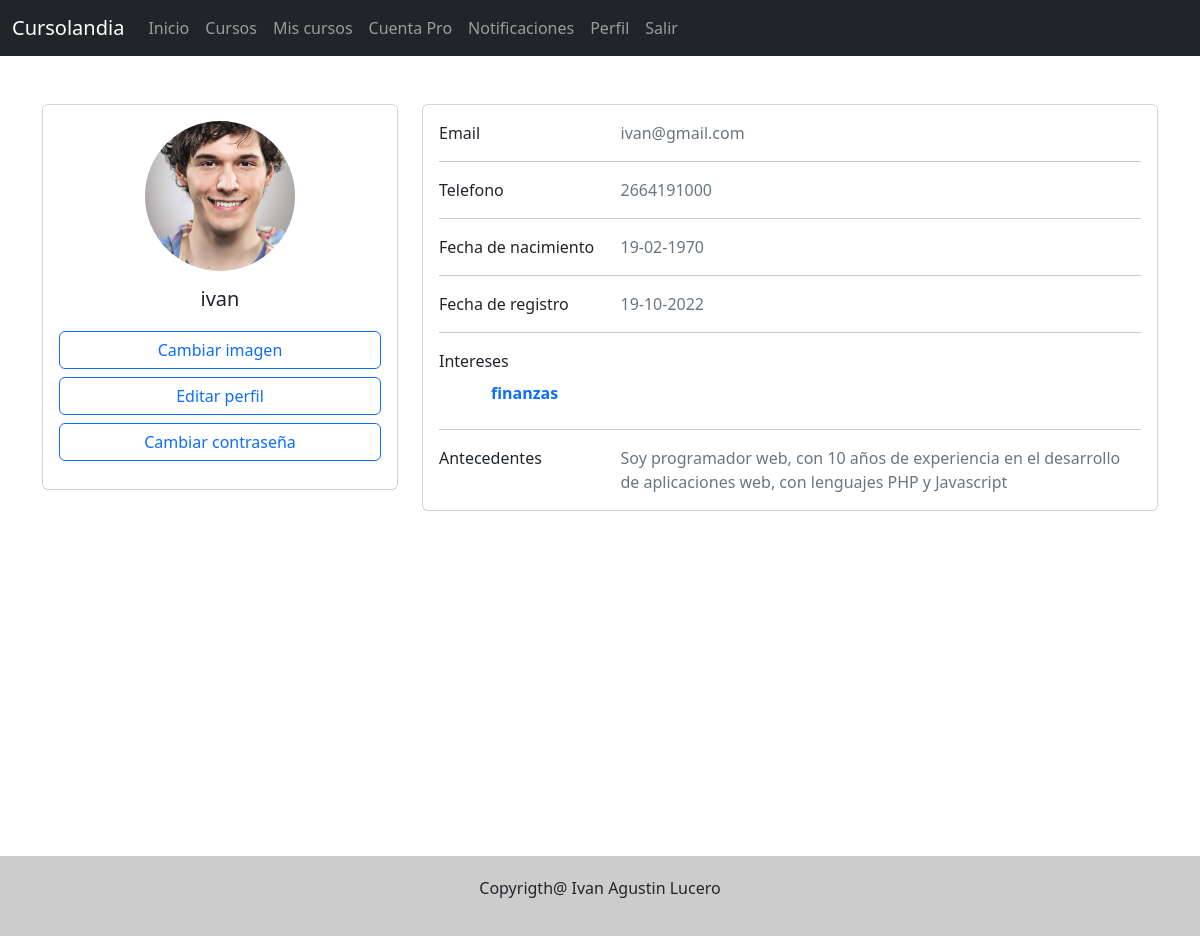
Page /perfil (signed in) on the committed database.
### tables this page shows
CREATE TABLE IF NOT EXISTS `usuarios` (
  `id` bigint(20) NOT NULL AUTO_INCREMENT,
  `nombre` varchar(45) NOT NULL,
  `contrasena` varchar(255) NOT NULL,
  `email` varchar(45) NOT NULL,
  `telefono` varchar(45) DEFAULT NULL,
  `fecha_nacimiento` varchar(45) DEFAULT NULL,
  `antecedentes` varchar(255) DEFAULT NULL,
  `imagen` varchar(45) DEFAULT NULL,
  `fecha_registro` datetime NOT NULL DEFAULT CURRENT_TIMESTAMP,
  `vencimiento_pro` date DEFAULT NULL,
  `roles_id` int(11) NOT NULL DEFAULT '1',
  PRIMARY KEY (`id`,`roles_id`),
  UNIQUE KEY `email_UNIQUE` (`email`),
  KEY `fk_usuarios_roles1_idx` (`roles_id`)
);

### libs/view.php (called while the page is built)
<?php
class View {
    function render($view) {
        require 'views/'.$view.".php";
    }
}
?>

### controllers/perfilController.php (called while the page is built, shortened)
<?php
class PerfilController extends Controller{
    function render()
    {
        $usuario = $this->model->getUser($_SESSION["id"]);
        $intereses = $this->model->getUserTags($_SESSION["id"]);
        $this->view->usuario = $usuario;
        $this->view->intereses = $intereses;
        $this->view->render('perfil/index');
    }
}
?>

### index.php (called while the page is built, shortened)
<?php
require_once 'libs/database.php';
require_once 'libs/view.php';
$app = new App();
?>

### libs/database.php (called while the page is built)
<?php
class Database {
    private $host;
    private $db;
    private $user;
    private $password;
    private $charset;
    function __construct()
    {
        $this->host = constant('HOST');
        $this->db = constant('DB');
        $this->user = constant('USER');
        $this->password = constant('PASSWORD');
        $this->charset = constant('CHARSET');
    }
    function connect()
    {
        try
        {
            $connection = "mysql:host=".$this->host.";dbname=".$this->db.";charset=".$this->charset;
            $pdo = new PDO($connection, $this->user, $this->password);
            return $pdo;
        }
        catch(PDOException $ex){
            print_r($ex->getMessage());
        }
    }
}
?>

### models/perfilModel.php (called while the page is built, shortened)
<?php
class PerfilModel extends Model {
    function getUser ($id)
    {
        $query = $this->db->connect()->prepare(
            "SELECT * FROM usuarios
            WHERE id = :id
        ");
        try
        {
            if($query->execute(["id" => $id]))
            {
                $item = $query->fetch();
                return ($item);
            }
        }
        catch(PDOException $ex)
        {
            return $ex->getMessage();
        }
    }
}

### views/perfil/index.php (the view, shortened to what this page needs)
<!DOCTYPE html>
<html lang="en">
<head>
</head>
<body>
    <?php require_once("views/header.php");?>
    <main class="vh-100">
        <div class="container py-5">
            <div class="row">
                <div class="col-lg-4">
                    <div class="card mb-4">
                        <div class="card-body text-center">
                            <img src="<?php if(!is_null($this->usuario["imagen"])) echo "uploads/imgs/" . $this->usuario["imagen"]; else echo "uploads/imgs/default.jpg" ?>" alt="avatar"
                            class="rounded-circle img-fluid" style="width: 150px; height: 150px; object-fit: cover; object-position: center;">
                            <h5 class="my-3"><?php echo $this->usuario["nombre"] ?></h5>
                            <div class="d-flex flex-column justify-content-center mb-2">
                                <a href="<?php echo constant("URL")."perfil/imagen" ?>" type="button" class="btn btn-outline-primary my-1">Cambiar imagen</a>
                                <a href="<?php echo constant("URL")."perfil/editar" ?>" type="button" class="btn btn-outline-primary my-1">Editar perfil</a>
                                <a href="<?php echo constant("URL")."perfil/contrasena" ?>" type="button" class="btn btn-outline-primary my-1">Cambiar contraseña</a>
                            </div>
                        </div>
                    </div>
                </div>
            <div class="col-lg-8">
                <div class="card mb-4">
                    <div class="card-body">
                        <div class="row">
                        <div class="col-sm-3">
                            <p class="mb-0">Email</p>
                        </div>
                        <div class="col-sm-9">
                            <p class="text-muted mb-0"><?php echo $this->usuario["email"] ?></p>
                        </div>
                        </div>
                        <hr>
                        <div class="row">
                        <div class="col-sm-3">
                            <p class="mb-0">Telefono</p>
                        </div>
                        <div class="col-sm-9">
                            <p class="text-muted mb-0"> <?php echo $this->usuario["telefono"] ?></p>
                        </div>
                        </div>
                        <hr>
                        <div class="row">
                        <div class="col-sm-3">
                            <p class="mb-0">Fecha de nacimiento</p>
                        </div>
                        <div class="col-sm-9">
                            <p class="text-muted mb-0"><?php echo date('d-m-Y', strtotime($this->usuario["fecha_nacimiento"])) ?></p>
                        </div>
                        </div>
                        <hr>
                        <div class="row">
                            <div class="col-sm-3">
                                <p class="mb-0">Fecha de registro</p>
                            </div>
                            <div class="col-sm-9">
                                <p class="text-muted mb-0"><?php echo date('d-m-Y', strtotime($this->usuario["fecha_registro"])) ?></p>
                            </div>
                        </div>
                        <hr>
                        <div class="row">
                            <div class="col-sm-3">
                                <p class="mb-0">Intereses</p>
                            </div>
                            <ul class="list-group list-group-flush px-5">
                                <?php foreach($this->intereses as $interes) { ?>
                                    <li class="list-group-item text-primary fw-semibold"> <?php echo $interes ?> </li>
                                <?php } ?>
                            </ul>
                        </div>
                        <hr>
                        <div class="row">
                            <div class="col-sm-3">
                                <p class="mb-0">Antecedentes</p>
                            </div>
                            <div class="col-sm-9">
                                <p class="text-muted mb-0"><?php echo $this->usuario["antecedentes"] ?></p>
                            </div>
                        </div>
                    </div>
                </div>
            </div>
        </div>
        </div>
    </main>
    <?php require_once("views/footer.php");?>
</body>
</html>

### public/css/default.css (style rules this page uses)
* { padding: 0; margin: 0; }

### rows in the picture
usuarios: imagen (picture), nombre "ivan", email "ivan@gmail.com", telefono "2664191000", fecha_nacimiento "19-02-1970", fecha_registro "19-10-2022", antecedentes "Soy programador web, con 10 años de experiencia en el desarrollo de aplicaciones web, con lenguajes PHP y Javascript"

### other values in the picture
$interes "finanzas"
